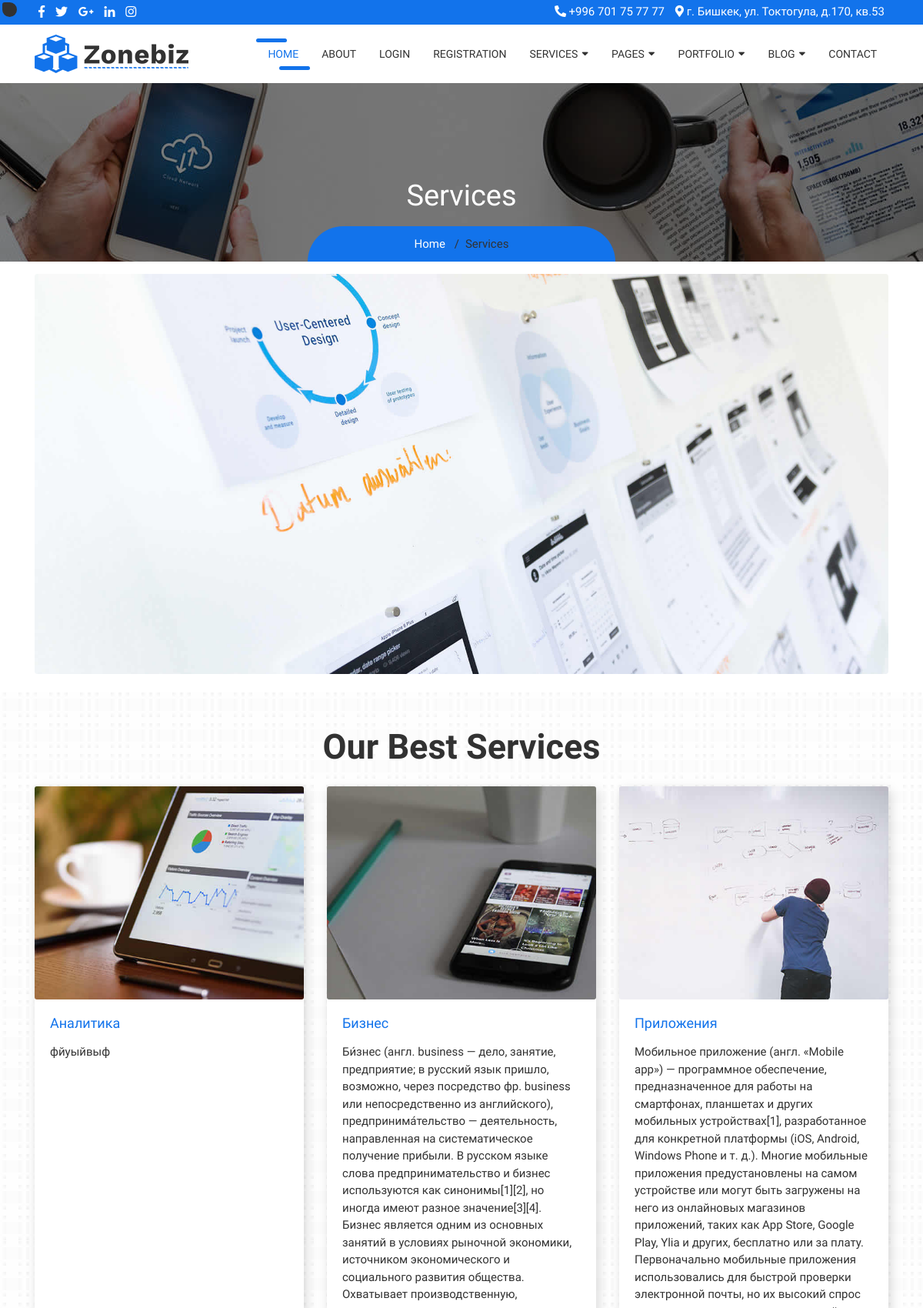
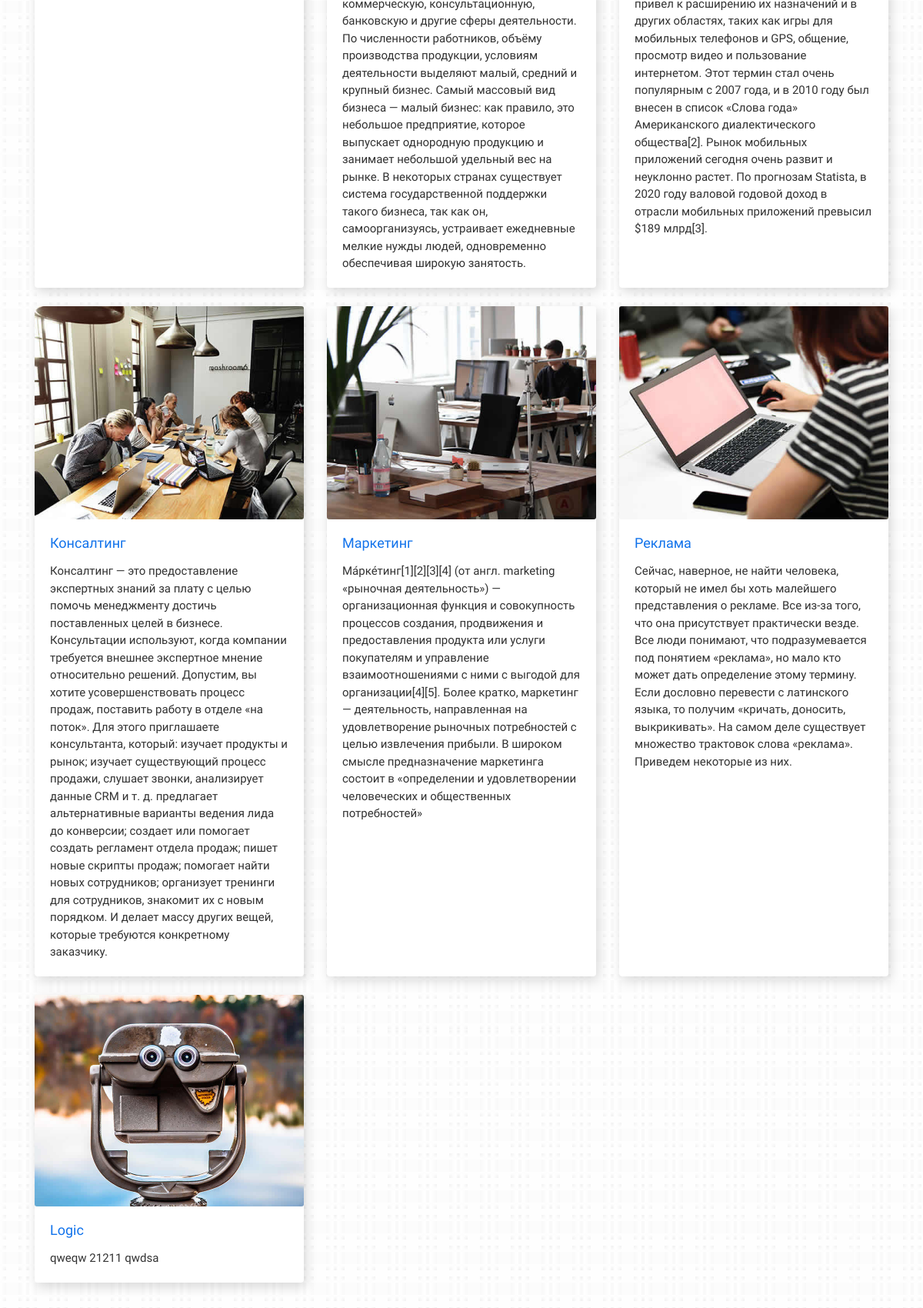
Page /services/ (upper part) on the committed database (2 pictures, top to bottom).
### zonebiz/models.py (models this page shows, shortened)
class Service(models.Model):
    name = models.CharField(
        max_length=150,
        blank=True,
        default='No name'
    )
    price = models.DecimalField(max_digits=6, decimal_places=2)
    description = models.TextField(blank=True)
    is_published = models.BooleanField(
        default=True
    )
    image = models.ImageField(upload_to='image')

### zonebiz/views.py (the view)
# urls.py: path('services/', services, name='services'),
def services(request):
    services = Service.objects.all()
    return render(request, 'zonebiz/services.html', {'services': services})

### zonebiz/templates/zonebiz/services.html (shortened to what this page needs)
{% extends 'base.html' %}
{% load static %}
{% block content %}
	<div class="full-title">
		<div class="container">
			<h1 class="mt-4 mb-3">Services</h1>
			<div class="breadcrumb-main">
				<ol class="breadcrumb">
					<li class="breadcrumb-item">
						<a href="{% url 'index' %}">Home</a>
					</li>
					<li class="breadcrumb-item active">Services</li>
				</ol>
			</div>
		</div>
	</div>
    <div class="container">
		<img class="img-fluid rounded mb-4" src="{% static 'images/services-big.jpg' %}" alt="" />
	</div>
	<div class="services-bar">
		<div class="container">
			<h1 class="py-4">Our Best Services </h1>
			<div class="row">
				{% for service in services %}
			   <div class="col-lg-4 mb-4">
					<div class="card h-100">
						<div class="card-img">
							<img class="img-fluid" src="{{ service.image.url }}" alt="" />
						</div>
						<div class="card-body">
							<h4 class="card-header"> {{ service.name }} </h4>
							<p class="card-text">{{ service.description }}</p>
						</div>
					</div>
			   </div>
				{% endfor %}
		</div>
	</div>
	<div class="container">
		<div class="customers-box">
		</div>
    </div>
{% endblock %}

### config/static/css/style.css (style rules this page uses)
body { padding: 0px; font-family: 'Work Sans', sans-serif; font-size: 15px; color: #323232; }
@media (min-width: 992px) { body { padding-top: 0px; } }
.services-bar { padding: 20px 0px 30px 0px; background: url(../images/dott.jpg); }
.services-bar h1 { font-weight: 600; font-size: 45px; text-align: center; margin-bottom: 0px; }
.services-bar .card { box-shadow: 3px 5px 15px rgba(0,0,0, .15); border: none; }
.services-bar .card h4.card-header { background-color: transparent; color: #1273eb; font-size: 18px; font-weight: 500; border: none; padding: 0px; margin-bottom: 15px; }
.card-img img { width: 100%; }
.card-img { overflow: hidden; position: relative; }
.full-title { padding: 100px 0px 0px 0px; background: url(../images/all-title-bg.jpg) no-repeat center; position: relative; }
.full-title:before { content: ""; background: rgba(0,0,0,0.5); top: 0px; left: 0px; position: absolute; width: 100%; height: 100%; }
.full-title h1 { position: relative; color: #ffffff; font-size: 38px; text-align: center; }
.breadcrumb-main { position: relative; max-width: 400px; margin: 0 auto; text-align: center; }
.breadcrumb-main .breadcrumb { background: #1273eb; border-radius: 100px 100px 0px 0px; display: block; }
.breadcrumb-main .breadcrumb li a { color: #ffffff; font-size: 15px; }
.breadcrumb-main .breadcrumb li { color: #323232; display: inline-block; font-size: 15px; }
.breadcrumb-main .breadcrumb-item + .breadcrumb-item::before { color: #323232; }
.customers-box { padding: 30px 0px; }

### rows in the picture
Service: image (picture), name "Аналитика", description "фйуыйвыф"
Service: image (picture), name "Бизнес", description "Би́знес (англ. business — дело, занятие, предприятие; в русский язык пришло, возможно, через посредство фр. business или непосредственно из английского), предпринима́тельство — деятельность, направленная на систематическое получение прибыли. В русском языке слова предпринимательство и бизнес используются как синонимы[1][2], но иногда имеют разное значение[3][4]. Бизнес является одним из основных занятий в условиях рыночной экономики, источником экономического и социального развития общества. Охватывает производственную, коммерческую, консультационную, банковскую и другие сферы деятельности. По численности работников, объёму производства продукции, условиям деятельности выделяют малый,…"
Service: image (picture), name "Приложения", description "Мобильное приложение (англ. «Mobile app») — программное обеспечение, предназначенное для работы на смартфонах, планшетах и других мобильных устройствах[1], разработанное для конкретной платформы (iOS, Android, Windows Phone и т. д.). Многие мобильные приложения предустановлены на самом устройстве или могут быть загружены на него из онлайновых магазинов приложений, таких как App Store, Google Play, Ylia и других, бесплатно или за плату. Первоначально мобильные приложения использовались для быстрой проверки электронной почты, но их высокий спрос привел к расширению их назначений и в других областях, таких как игры для мобильных телефонов и GPS, общение, просмотр видео и пользование…"
Service: image (picture), name "Консалтинг", description "Консалтинг — это предоставление экспертных знаний за плату с целью помочь менеджменту достичь поставленных целей в бизнесе. Консультации используют, когда компании требуется внешнее экспертное мнение относительно решений. Допустим, вы хотите усовершенствовать процесс продаж, поставить работу в отделе «на поток». Для этого приглашаете консультанта, который: изучает продукты и рынок; изучает существующий процесс продажи, слушает звонки, анализирует данные CRM и т. д. предлагает альтернативные варианты ведения лида до конверсии; создает или помогает создать регламент отдела продаж; пишет новые скрипты продаж; помогает найти новых сотрудников; организует тренинги для сотрудников, знакомит их с…"
Service: image (picture), name "Маркетинг", description "Ма́рке́тинг[1][2][3][4] (от англ. marketing «рыночная деятельность») — организационная функция и совокупность процессов создания, продвижения и предоставления продукта или услуги покупателям и управление взаимоотношениями с ними с выгодой для организации[4][5]. Более кратко, маркетинг — деятельность, направленная на удовлетворение рыночных потребностей с целью извлечения прибыли. В широком смысле предназначение маркетинга состоит в «определении и удовлетворении человеческих и общественных потребностей»"
Service: image (picture), name "Реклама", description "Сейчас, наверное, не найти человека, который не имел бы хоть малейшего представления о рекламе. Все из-за того, что она присутствует практически везде. Все люди понимают, что подразумевается под понятием «реклама», но мало кто может дать определение этому термину. Если дословно перевести с латинского языка, то получим «кричать, доносить, выкрикивать». На самом деле существует множество трактовок слова «реклама». Приведем некоторые из них."
Service: image (picture), name "Logic", description "qweqw 21211 qwdsa"
